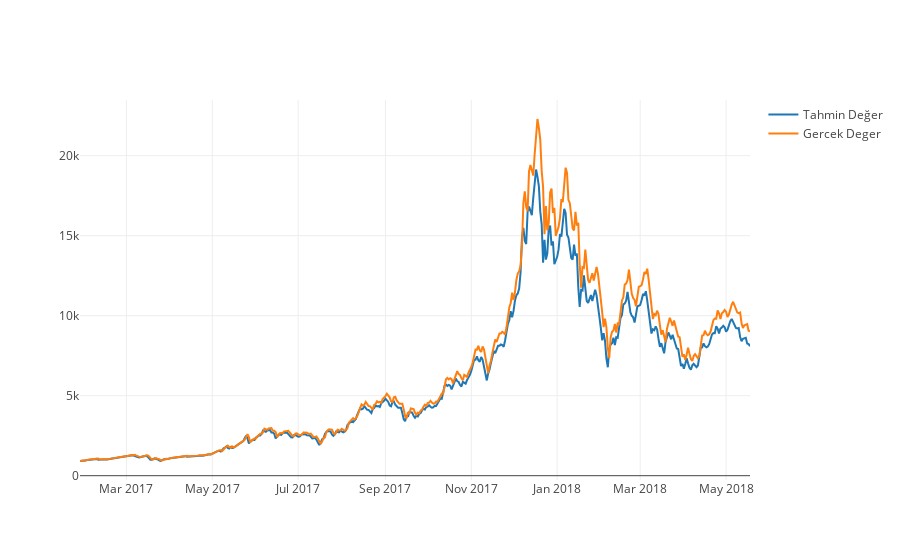

The code cell stored with this chart in its notebook:
### Markdown cell above
#### Plot Tahmin Değeri ve Gerçek değerini grafik haline dönüştürüyoruz  X=Tarih, Y=USD

### Code cell
gercek = go.Scatter(x=gercekTarih, y=testY_res, name= 'Gercek Deger')
tahmin = go.Scatter(x=gercekTarih, y=yhat_res, name= 'Tahmin Değer')
py.iplot([tahmin, gercek])

### Figure 1 — Plotly figure (JSON) as saved in the notebook; plotly's stock layout.template omitted (floating-point values rounded to 4 significant figures; data arrays with more than 128 entries replaced by an {"elided": "..."} marker saying what was removed)
{"data": [{"name": "Tahmin Değer", "type": "scatter", "x": {"elided": "477 str values"}, "y": {"elided": "477 float values"}}, {"name": "Gercek Deger", "type": "scatter", "x": {"elided": "477 str values"}, "y": {"elided": "477 float values"}}], "layout": {}}
